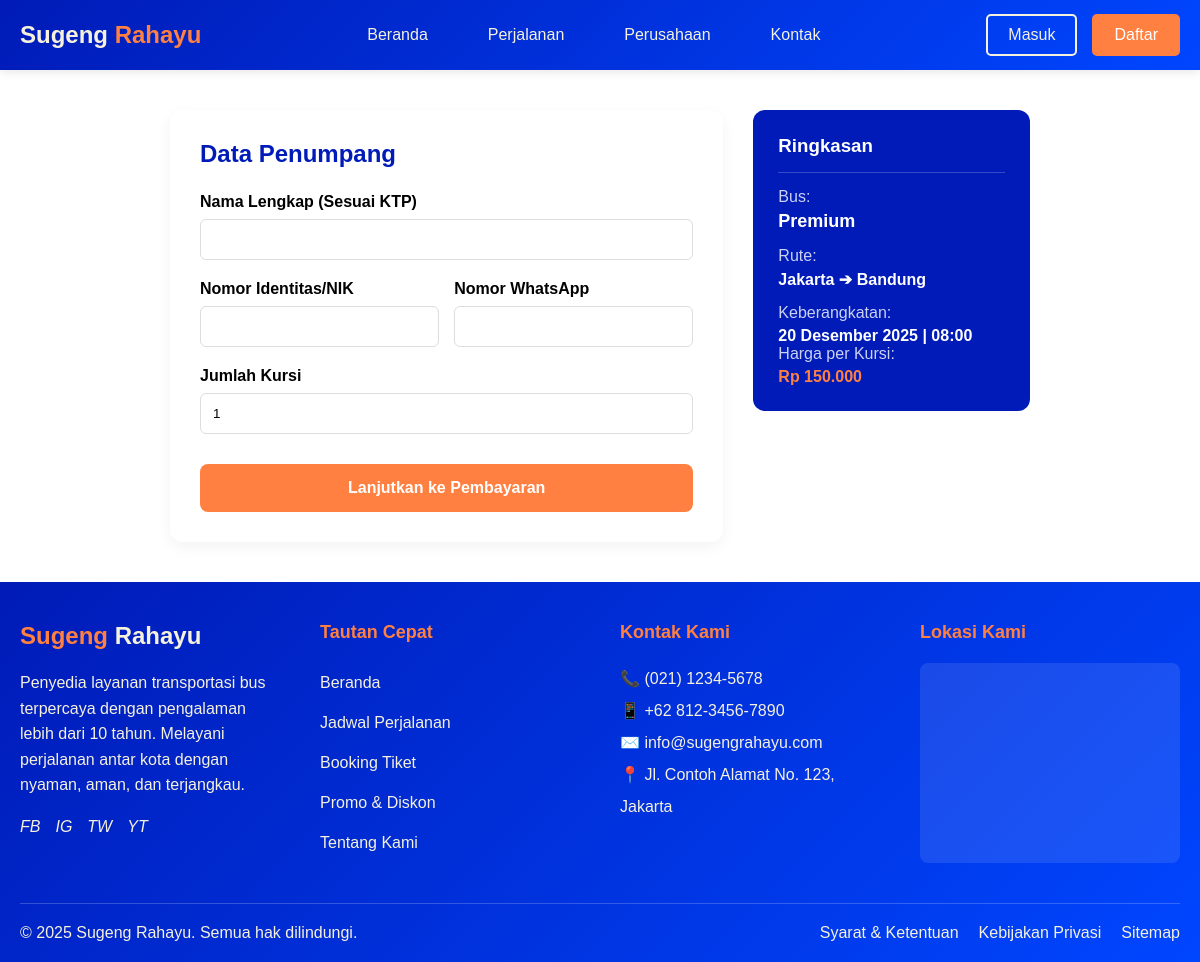
Screenshot of /booking/book-detail.php?id=1 with the database file from the repository.
### tables this page shows
CREATE TABLE IF NOT EXISTS schedules (
    id INT PRIMARY KEY AUTO_INCREMENT,
    route_id INT,
    bus_type_id INT,
    departure_date DATE NOT NULL,
    departure_time TIME NOT NULL,
    arrival_time TIME,
    price DECIMAL(10,2) NOT NULL,
    available_seats INT DEFAULT 50,
    total_seats INT DEFAULT 50,
    status ENUM('active', 'cancelled', 'completed') DEFAULT 'active',
    created_at TIMESTAMP DEFAULT CURRENT_TIMESTAMP,
    updated_at TIMESTAMP DEFAULT CURRENT_TIMESTAMP ON UPDATE CURRENT_TIMESTAMP,
    FOREIGN KEY (route_id) REFERENCES routes(id),
    FOREIGN KEY (bus_type_id) REFERENCES bus_types(id)
);

CREATE TABLE IF NOT EXISTS bus_types (
    id INT PRIMARY KEY AUTO_INCREMENT,
    name VARCHAR(100) NOT NULL,
    description TEXT,
    capacity INT NOT NULL,
    facilities TEXT,
    image VARCHAR(255),
    status ENUM('active', 'inactive') DEFAULT 'active',
    created_at TIMESTAMP DEFAULT CURRENT_TIMESTAMP
);

CREATE TABLE IF NOT EXISTS routes (
    id INT PRIMARY KEY AUTO_INCREMENT,
    origin VARCHAR(100) NOT NULL,
    destination VARCHAR(100) NOT NULL,
    distance DECIMAL(8,2),
    estimated_duration TIME,
    description TEXT,
    status ENUM('active', 'inactive') DEFAULT 'active',
    created_at TIMESTAMP DEFAULT CURRENT_TIMESTAMP
);

### config.php (called while the page is built, shortened)
  <?php
if (!function_exists('format_currency')) {
    function format_currency($amount) {
        return 'Rp ' . number_format($amount, 0, ',', '.');
    }
}
if (!function_exists('format_date')) {
    function format_date($date) {
        $months = [
            'January' => 'Januari',
            'February' => 'Februari',
            'March' => 'Maret',
            'April' => 'April',
            'May' => 'Mei',
            'June' => 'Juni',
            'July' => 'Juli',
            'August' => 'Agustus',
            'September' => 'September',
            'October' => 'Oktober',
            'November' => 'November',
            'December' => 'Desember'
        ];
        $timestamp = strtotime($date);
        $formatted = date('d F Y', $timestamp);
        foreach ($months as $en => $id) {
            $formatted = str_replace($en, $id, $formatted);
        }
        return $formatted;
    }
}
if (!function_exists('format_time')) {
    function format_time($time) {
        return date('H:i', strtotime($time));
    }
}
?>

### booking/book-detail.php (the view, shortened to what this page needs)
<?php
require_once '../config.php';
include '../header.php';
$id = $_GET['id'] ?? '';
$query = mysqli_query($koneksi, "SELECT s.*, r.origin, r.destination, bt.name as bus_type_name FROM schedules s JOIN routes r ON s.route_id = r.id JOIN bus_types bt ON s.bus_type_id = bt.id WHERE s.id = '$id'");
$bus = mysqli_fetch_assoc($query);
$booked_query = mysqli_query($koneksi, "SELECT COUNT(*) as booked FROM bookings WHERE schedule_id = '$id' AND booking_status IN ('confirmed', 'checked_in')");
$booked = mysqli_fetch_assoc($booked_query)['booked'];
$available_seats = $bus['total_seats'] - $booked;
?>
<div style="max-width: 900px; margin: 40px auto; padding: 0 20px;">
    <div style="display: grid; grid-template-columns: 2fr 1fr; gap: 30px;">
        <div style="background: white; padding: 30px; border-radius: 12px; box-shadow: 0 5px 15px rgba(0,0,0,0.05);">
            <h2 style="color: #001BB7; margin-bottom: 25px;">Data Penumpang</h2>
            <form action="process.php" method="POST">
                <div style="margin-bottom: 20px;">
                    <label style="display:block; margin-bottom: 8px; font-weight: bold;">Nama Lengkap (Sesuai KTP)</label>
                    <input type="text" name="passenger_name" style="width:100%; padding:12px; border:1px solid #ddd; border-radius:6px;" required>
                </div>
                <div style="display: grid; grid-template-columns: 1fr 1fr; gap: 15px; margin-bottom: 20px;">
                    <div>
                        <label style="display:block; margin-bottom: 8px; font-weight: bold;">Nomor Identitas/NIK</label>
                        <input type="text" name="passenger_identity" style="width:100%; padding:12px; border:1px solid #ddd; border-radius:6px;" required>
                    </div>
                    <div>
                        <label style="display:block; margin-bottom: 8px; font-weight: bold;">Nomor WhatsApp</label>
                        <input type="tel" name="passenger_phone" style="width:100%; padding:12px; border:1px solid #ddd; border-radius:6px;" required>
                    </div>
                </div>
                <div style="margin-bottom: 30px;">
                    <label style="display:block; margin-bottom: 8px; font-weight: bold;">Jumlah Kursi</label>
                    <input type="number" name="num_passengers" min="1" max="<?php echo htmlspecialchars($available_seats); ?>" value="1" style="width:100%; padding:12px; border:1px solid #ddd; border-radius:6px;" required>
                </div>
                <button type="submit" style="width:100%; background:#FF8040; color:white; border:none; padding:15px; border-radius:8px; font-size:16px; font-weight:bold; cursor:pointer;">
                    Lanjutkan ke Pembayaran
                </button>
            </form>
        </div>
        <div style="background: #001BB7; color: white; padding: 25px; border-radius: 12px; height: fit-content;">
            <h3 style="border-bottom: 1px solid rgba(255,255,255,0.2); padding-bottom: 15px; margin-bottom: 15px;">Ringkasan</h3>
            <p style="margin-bottom: 5px; opacity: 0.8;">Bus:</p>
            <p style="font-weight: bold; font-size: 18px; margin-bottom: 15px;"><?php echo htmlspecialchars($bus['bus_type_name'] ?? 'N/A'); ?></p>
            <p style="margin-bottom: 5px; opacity: 0.8;">Rute:</p>
            <p style="font-weight: bold; margin-bottom: 15px;"><?php echo htmlspecialchars($bus['origin'] ?? 'N/A'); ?> ➔ <?php echo htmlspecialchars($bus['destination'] ?? 'N/A'); ?></p>
            <p style="margin-bottom: 5px; opacity: 0.8;">Keberangkatan:</p>
            <p style="font-weight: bold;"><?php echo $bus['departure_date'] ? format_date($bus['departure_date']) : 'N/A'; ?> | <?php echo $bus['departure_time'] ? format_time($bus['departure_time']) : 'N/A'; ?></p>
            <p style="margin-bottom: 5px; opacity: 0.8;">Harga per Kursi:</p>
            <p style="font-weight: bold; font-size: 16px; color: #FF8040;"><?php echo $bus['price'] ? format_currency($bus['price']) : 'N/A'; ?></p>
        </div>
    </div>
</div>
<?php include '../footer.php'; ?>

### rows the page displays
schedules: bus_type.name "Premium", route.origin "Jakarta", route.destination "Bandung", departure_date "20 Desember 2025", departure_time "08:00", price "Rp 150.000"
